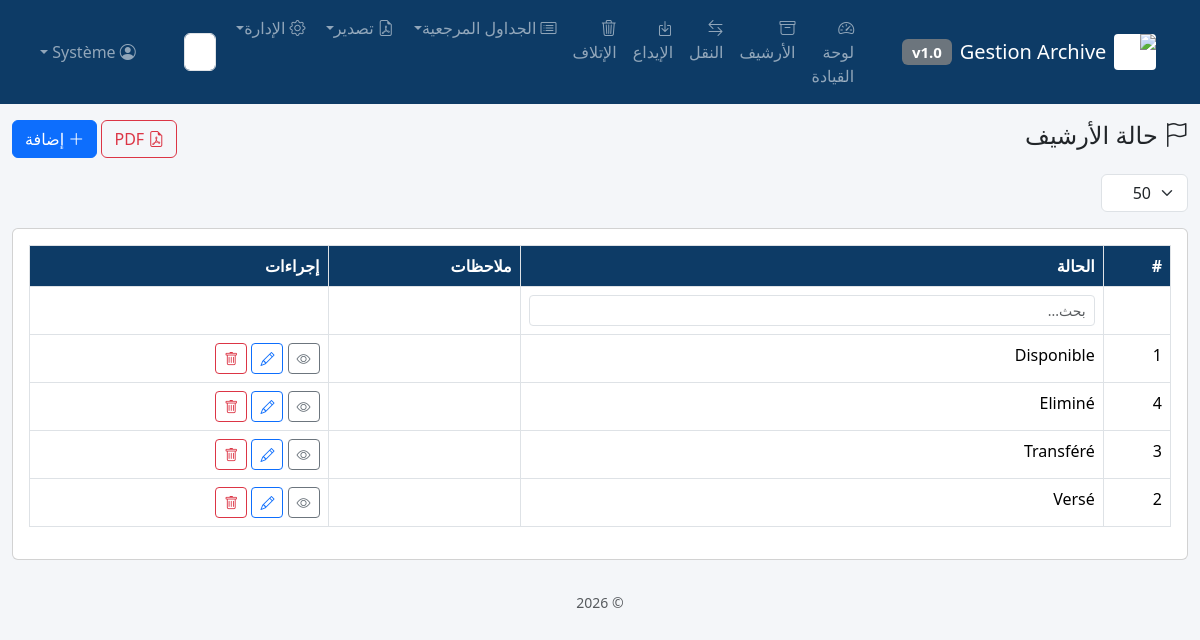
Screenshot of /modules/etat_archive/list.php (signed in) with the database file from the repository.
### tables this page shows
CREATE TABLE etat_archive (
  id_etat INT UNSIGNED AUTO_INCREMENT PRIMARY KEY,
  etat VARCHAR(50) NOT NULL,
  notes TEXT,
  UNIQUE KEY uq_etat (etat)
);

### includes/cache.php (called while the page is built, shortened)
<?php
function cache_get(string $key)
{
    if (!function_exists('apcu_fetch')) {
        return false;
    }
    $value = apcu_fetch($key, $success);
    return $success ? $value : false;
}
function cache_remember(string $key, int $ttl, callable $callback)
{
    $value = cache_get($key);
    $value = $callback();
    return $value;
}

### includes/db.php (called while the page is built, shortened)
<?php
function db(): PDO
{
    static $pdo = null;
    if ($pdo === null) {
        $dsn = sprintf('mysql:host=%s;dbname=%s;charset=%s', DB_HOST, DB_NAME, DB_CHARSET);
        $pdo = new PDO($dsn, DB_USER, DB_PASS, [
            PDO::ATTR_ERRMODE => PDO::ERRMODE_EXCEPTION,
            PDO::ATTR_DEFAULT_FETCH_MODE => PDO::FETCH_ASSOC,
            PDO::ATTR_EMULATE_PREPARES => false,
            PDO::MYSQL_ATTR_INIT_COMMAND => "SET NAMES utf8mb4",
        ]);
    }
    return $pdo;
}

### includes/functions.php (called while the page is built, shortened)
<?php
function e(?string $value): string
{
    return htmlspecialchars($value ?? '', ENT_QUOTES, 'UTF-8');
}
function get_parametres(): array
{
    return cache_remember('parametres', 600, function () {
        $row = db()->query('SELECT * FROM parametres ORDER BY id LIMIT 1')->fetch();
        return $row ?: [];
    });
}

### includes/auth.php (called while the page is built, shortened)
<?php
function has_permission(string $code): bool
{
    return in_array($code, $_SESSION['permissions'] ?? [], true);
}

### modules/etat_archive/list.php (the view, shortened to what this page needs)
<?php
$pdo = db();
$sort = in_array($_GET['sort'] ?? '', ['id_etat', 'etat']) ? $_GET['sort'] : 'etat';
$dir = ($_GET['dir'] ?? 'asc') === 'desc' ? 'DESC' : 'ASC';
$filtre = trim($_GET['f_etat'] ?? '');
$perPage = $_GET['per_page'] ?? '50';
$where = [];
$params = [];
$whereSql = $where ? 'WHERE ' . implode(' AND ', $where) : '';
$sql = "SELECT id_etat, etat, notes FROM etat_archive {$whereSql} ORDER BY {$sort} {$dir}";
if ($perPage !== 'all') {
    $sql .= ' LIMIT ' . (int) $perPage;
}
$stmt = $pdo->prepare($sql);
$stmt->execute($params);
$items = $stmt->fetchAll();
require __DIR__ . '/../../includes/layout_header.php';
?>
<div class="d-flex justify-content-between align-items-center mb-3">
  <h4><i class="bi bi-flag"></i> حالة الأرشيف</h4>
  <div>
    <?php if (has_permission('reference.print')): ?>
    <a href="<?= BASE_URL ?>/pdf/export.php?type=etat_archive" class="btn btn-outline-danger"><i class="bi bi-file-earmark-pdf"></i> PDF</a>
    <?php endif; ?>
    <?php if (has_permission('reference.add')): ?>
    <a href="add.php" class="btn btn-primary"><i class="bi bi-plus-lg"></i> إضافة</a>
    <?php endif; ?>
  </div>
</div>
<form method="get" class="row g-2 mb-3">
  <div class="col-auto">
    <select name="per_page" class="form-select" onchange="this.form.submit()">
      <?php foreach (['10','50','100','200','500','1000','all'] as $opt): ?>
        <option value="<?= $opt ?>" <?= $perPage === $opt ? 'selected' : '' ?>><?= $opt === 'all' ? 'الكل' : $opt ?></option>
      <?php endforeach; ?>
    </select>
  </div>
</form>
<div class="card">
  <div class="card-body table-responsive">
    <table class="table table-hover table-bordered" data-grid data-sort-col="<?= e($sort) ?>" data-sort-dir="<?= e(strtolower($dir)) ?>">
      <thead>
        <tr>
          <th data-col="id_etat">#</th>
          <th data-col="etat">الحالة</th>
          <th>ملاحظات</th>
          <th>إجراءات</th>
        </tr>
        <tr class="column-search">
          <td></td>
          <td><input type="text" class="form-control form-control-sm" data-col="etat" value="<?= e($filtre) ?>" placeholder="بحث..."></td>
          <td></td>
          <td></td>
        </tr>
      </thead>
      <tbody>
      <?php foreach ($items as $it): ?>
        <tr>
          <td><?= (int) $it['id_etat'] ?></td>
          <td><?= e($it['etat']) ?></td>
          <td><?= e($it['notes']) ?></td>
          <td>
            <a href="view.php?id=<?= $it['id_etat'] ?>" class="btn btn-sm btn-outline-secondary"><i class="bi bi-eye"></i></a>
            <?php if (has_permission('reference.edit')): ?><a href="edit.php?id=<?= $it['id_etat'] ?>" class="btn btn-sm btn-outline-primary"><i class="bi bi-pencil"></i></a><?php endif; ?>
            <?php if (has_permission('reference.delete')): ?><form method="post" action="delete.php" class="d-inline">
              <button type="button" class="btn btn-sm btn-outline-danger btn-delete-confirm"><i class="bi bi-trash"></i></button>
            </form><?php endif; ?>
          </td>
        </tr>
      <?php endforeach; ?>
      </tbody>
    </table>
  </div>
</div>
<?php require __DIR__ . '/../../includes/layout_footer.php'; ?>

### includes/layout_header.php (shortened to what this page needs)
<?php
$parametres = get_parametres();
?>
<!DOCTYPE html>
<html lang="ar" dir="rtl">
<head>
<link rel="stylesheet" href="<?= BASE_URL ?>/assets/css/bootstrap.min.css">
<link rel="stylesheet" href="<?= BASE_URL ?>/assets/bootstrap-icons/bootstrap-icons.css">
<link rel="stylesheet" href="<?= BASE_URL ?>/assets/css/app.css">
</head>
<body>
<?php if (!empty($_SESSION['user_id'])): ?>
<nav class="navbar navbar-expand-lg navbar-dark bg-dark px-3" id="main-navbar">
  <div class="container-fluid">
    <a class="navbar-brand d-flex align-items-center gap-2" href="<?= BASE_URL ?>/index.php">
      <img src="<?= BASE_URL ?>/images/<?= e($parametres['logo'] ?? 'logo.png') ?>" alt="logo" height="36">
      <span><?= e($parametres['nom_etablissement'] ?? 'Gestion Archive') ?></span>
      <span class="badge bg-secondary">v<?= e($appVersion ?? '1.0') ?></span>
    </a>
    <div class="collapse navbar-collapse" id="navMain">
      <ul class="navbar-nav me-auto">
        <li class="nav-item"><a class="nav-link" href="<?= BASE_URL ?>/index.php"><i class="bi bi-speedometer2"></i> لوحة القيادة</a></li>
        <li class="nav-item"><a class="nav-link" href="<?= BASE_URL ?>/modules/archive/list.php"><i class="bi bi-archive"></i> الأرشيف</a></li>
        <li class="nav-item"><a class="nav-link" href="<?= BASE_URL ?>/modules/transfert/list.php"><i class="bi bi-arrow-left-right"></i> النقل</a></li>
        <li class="nav-item"><a class="nav-link" href="<?= BASE_URL ?>/modules/versement/list.php"><i class="bi bi-box-arrow-in-down"></i> الإيداع</a></li>
        <li class="nav-item"><a class="nav-link" href="<?= BASE_URL ?>/modules/elimination/list.php"><i class="bi bi-trash3"></i> الإتلاف</a></li>
        <li class="nav-item dropdown">
          <a class="nav-link dropdown-toggle" href="#" data-bs-toggle="dropdown"><i class="bi bi-card-list"></i> الجداول المرجعية</a>
        </li>
        <li class="nav-item dropdown">
          <a class="nav-link dropdown-toggle" href="#" data-bs-toggle="dropdown"><i class="bi bi-file-earmark-pdf"></i> تصدير</a>
        </li>
        <?php if (has_permission('user.view') || has_permission('role.manage') || has_permission('parametres.manage') || has_permission('version.view') || has_permission('historique.view')): ?>
        <li class="nav-item dropdown">
          <a class="nav-link dropdown-toggle" href="#" data-bs-toggle="dropdown"><i class="bi bi-gear"></i> الإدارة</a>
        </li>
        <?php endif; ?>
      </ul>
      <form class="d-flex me-2" id="global-search-form" role="search">
        <input type="search" id="global-search-input" class="form-control" placeholder="بحث شامل...">
      </form>
      <ul class="navbar-nav">
        <li class="nav-item dropdown">
          <a class="nav-link dropdown-toggle" href="#" data-bs-toggle="dropdown">
            <i class="bi bi-person-circle"></i> <?= e($_SESSION['user_prenom'] ?? '') ?>
          </a>
        </li>
      </ul>
    </div>
  </div>
</nav>
<?php endif; ?>
<main class="container-fluid py-3">

### includes/layout_footer.php (shortened to what this page needs)
</main>
<footer class="text-center text-muted py-3 small">
  &copy; <?= date('Y') ?> <?= e($parametres['nom_etablissement'] ?? '') ?>
</footer>
</body>
</html>

### assets/css/app.css (style rules this page uses)
:root { --brand-color: #0d3b66; }
body { font-family: 'Segoe UI', Tahoma, sans-serif; background-color: #f4f6f9; }
#main-navbar { background-color: var(--brand-color) !important; }
.navbar-brand img { border-radius: 4px; background: #fff; }
.table thead th { background-color: var(--brand-color); color: #fff; white-space: nowrap; }
.sortable { cursor: pointer; user-select: none; }

### rows the page displays
etat_archive: id_etat "1", etat "Disponible"
etat_archive: id_etat "4", etat "Eliminé"
etat_archive: id_etat "3", etat "Transféré"
etat_archive: id_etat "2", etat "Versé"

### other values shown
$parametres['nom_etablissement'] "Gestion Archive"
$appVersion "1.0"
form field per_page "50"
